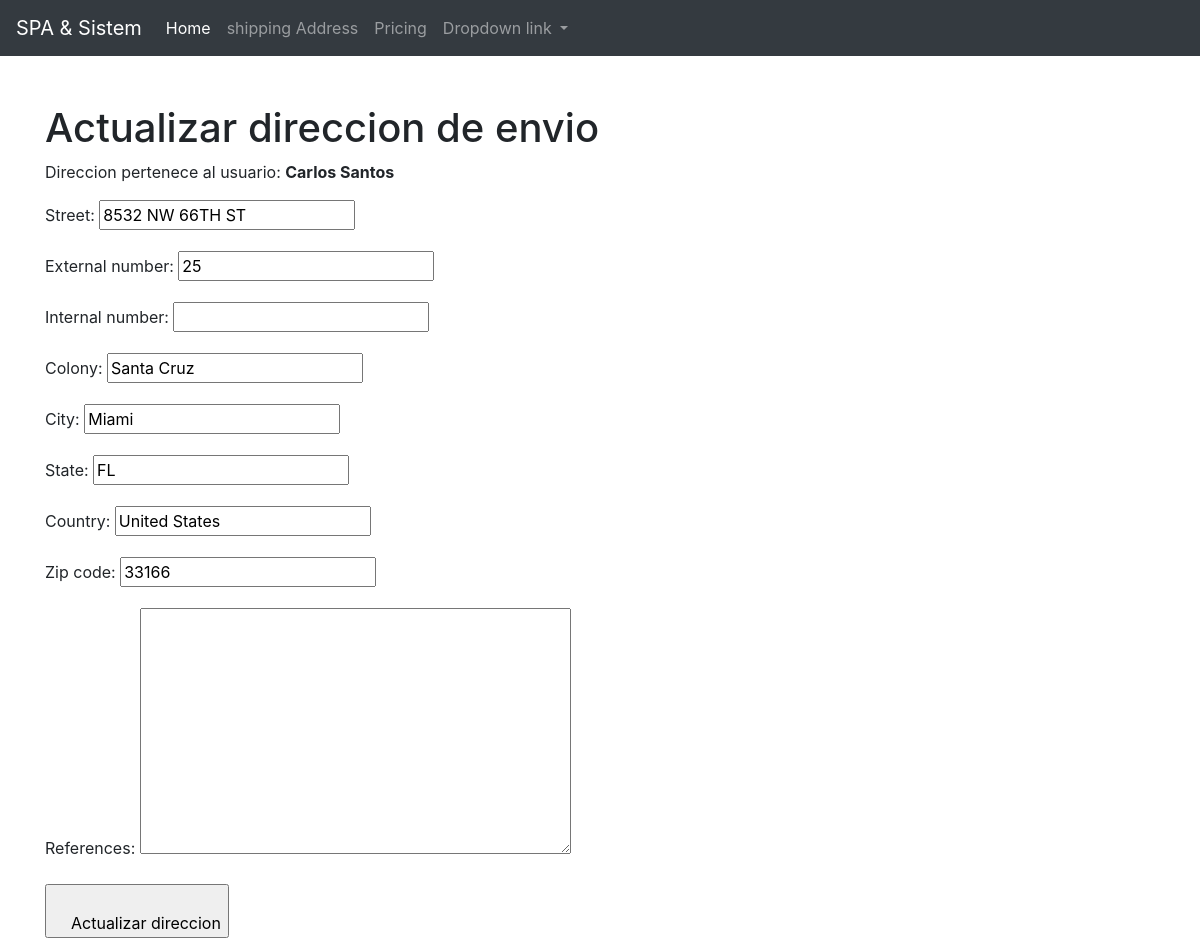
The page /addresses/update/1/ on the database its author committed.
### main/models.py (models this page shows, shortened)
class UserMOdel(models.Model):
    first_name = models.CharField(max_length=200)
    last_name = models.CharField(max_length=200)
    email = models.EmailField()
    phone_number =models.CharField(max_length=15, blank=True, null=True)
    gender = models.CharField(choices=GENDER_OPTS, max_length=20)
    date_birth = models.DateTimeField(blank=True, null=True)
    created = models.DateTimeField(auto_now_add=True)
    updated = models.DateTimeField(auto_now=True)
    @property
    def full_name(self):
        return f'{self.first_name} {self.last_name}'

### shipping_addresses/models.py (models this page shows, shortened)
class ShippingAddress(models.Model):
    user_id =models.ForeignKey(UserMOdel, related_name="addresses", on_delete=models.CASCADE)
    street = models.CharField(max_length=140)
    external_number = models.IntegerField()
    internal_number = models.CharField(max_length=10, blank=True, null=True)
    colony = models.CharField(max_length=100)
    city = models.CharField(max_length=100)
    state = models.CharField(max_length=100)
    country = models.CharField(max_length=100)
    zip_code = models.CharField(max_length=6)
    references = models.TextField(blank=True, null=True)
    created = models.DateTimeField(auto_now_add=True)
    updated = models.DateTimeField(auto_now_add=True)

### shipping_addresses/views.py (the view, shortened to what this page needs)
# urls.py: path('update/<int:id>/', UpdateShippingAddressViews.as_view(), name='update' ),
class UpdateShippingAddressViews(views.View):
    action ='update'
    temple_name = 'shipping_addresses/form.html'
    def get(self, request, id):
        address = ShippingAddress.objects.get(pk =id)
        adress_form = shippingAddressForm(instance=address)
        context ={
           'form':adress_form,
           'action': self.action,
           'user' : address.user_id,
           'address':address
        }
        return render(request, self.temple_name, context)

### shipping_addresses/forms.py
class shippingAddressForm(forms.ModelForm):
    class Meta:
        model = ShippingAddress
        exclude =  ['user_id']

### shipping_addresses/templates/shipping_addresses/form.html (shortened to what this page needs)
{% extends 'base.html' %}
{% block content %}
{% if action == 'create' %}
        <h1>Agregar nueva direccion de envio</h1>
        <p>Direccion del usuario: <b>{{user.full_name}}</b></p>
        <form action="{% url 'addresses:create' user.id %}"  method="POST">
{% else %}
        <h1>Actualizar direccion de envio</h1>
        <p>Direccion pertenece al usuario: <b>{{user.full_name}}</b></p>
        <form action="{% url 'addresses:update' address.id %}"  method="POST">
{% endif %}
{{form.as_p}}
<input type="submit" value="{% if action == 'create' %}
    Nueva direccion
    {% else %}
    Actualizar direccion
{% endif %}">
</form>
{% endblock content %}

### rows shown on the page
UserMOdel: full_name "Carlos Santos"
ShippingAddress: street "8532 NW 66TH ST", external_number "25", colony "Santa Cruz", city "Miami", state "FL", country "United States", zip_code "33166"
